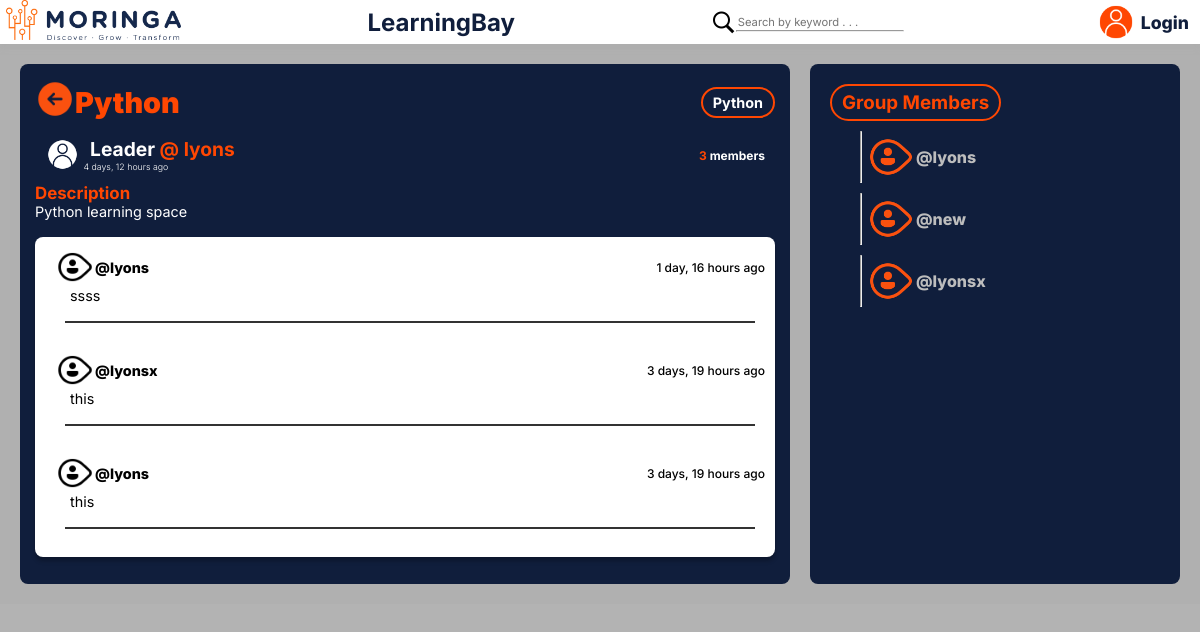
Screenshot of /group/2/ with the database file from the repository.
### learning/models.py (models this page shows, shortened)
class Group(models.Model):
    leader = models.ForeignKey(User, on_delete=models.SET_NULL, null=True)
    name = models.CharField(max_length=200)
    language = models.ForeignKey(Language, on_delete=models.SET_NULL, null=True)
    description = models.TextField(null=True, blank=True) #blank is for submission, null is for the database
    members = models.ManyToManyField(User, related_name='members', blank=True)
    created = models.DateTimeField(auto_now_add=True) #once
    updated = models.DateTimeField(auto_now=True) #every time
    class Meta:
        ordering = ['-updated', '-created']

class Language(models.Model):
    name = models.CharField(max_length=20)
    def __str__(self):
        return self.name

class Message(models.Model):
    user = models.ForeignKey(User, on_delete=models.CASCADE)
    group = models.ForeignKey(Group, on_delete=models.CASCADE)
    body = models.TextField()
    created = models.DateTimeField(auto_now_add=True) #once
    updated = models.DateTimeField(auto_now=True) #every time
    class Meta:
        ordering = ['-updated', '-created']

### learning/views.py (the view, shortened to what this page needs)
# urls.py: path('group/<str:pk>/', views.group, name="group"),
def group(request, pk):
    group = Group.objects.get(id = pk)
    group_messages = group.message_set.all().order_by('-created') #many to one
    members = group.members.all() # many to many
    context = {'group' : group, 'group_messages':group_messages, 'members': members,}
    return render(request, 'learning/group.html', context)

### learning/templates/learning/group.html (shortened to what this page needs)
{% extends 'base.html' %}
{% load static %}
{% block content %}
<div class="group">
    <div class="group__full">
        <div class="group__header">
            <h1 class="group__title"><a href="{% url 'home' %}"><img src="{% static 'img/back.png' %}" alt="back">
                </a>{{group.name}}</h1>
            <p class="group__lang">{{group.language}}</p>
        </div>
        <div class="group__leader">
            <p class="activity__icon">
                <img src="{% static 'img/userx.png' %}" alt=". . ." />
                <span class="act__del">
                    <span class="activity__time">
                        <a href="{% url 'profile' group.leader.id %}">&nbsp; Leader <span class="leader__name">@
                                {{group.leader}}</span></a>
                        &nbsp;{{ group.created | timesince }} ago
                    </span>
                </span>
            </p>
            <p><small class="feed__members">
                    <span class="feed__numbers">{{ group.members.all.count }}</span> members
                </small>
            </p>
        </div>
        <div class="group__descr">
            <h3>Description</h3>
            <p>{{group.description}}</p>
            <p>&nbsp;</p>
        </div>
        <div class="group__converse">
            <div class="g__c">
                {% for message in group_messages %}
                <div class="converse__box">
                    <div class="conversation__profile">
                        <a href="{% url 'profile' message.user.id %}">
                            <p><img src="{% static 'img/icon.png' %}" alt=""> @{{message.user.username}}</p>
                        </a>
                        <small> {{message.created | timesince}} ago
                        </small>
                    </div>
                    <p class="conversation__body">{{message.body}}
                        <hr class="hr">
                        <br>
                    </p>
                </div>
                {% endfor %}
            </div>
        </div>
    </div>
    <div class="group__member">
        <div class="group__innersec">
            <h3 class="groupMember__lang">Group Members</h3>
            <div class="group__members">
                {% for member in members %}
                <div class="vr">
                    <a href="{% url 'profile' member.id %}">
                        <p class="groupMembers__group"><img src="{% static 'img/iconorange.png' %}" alt="">
                            @{{member.username}}</p>
                    </a>
                </div>
                {% endfor %}
            </div>
        </div>
    </div>
</div>
{% endblock content %}

### templates/base.html (shortened to what this page needs)
<!DOCTYPE html>
{% load static %}
<html lang="en">
<head>
    <link rel="stylesheet" href="{% static 'styles/main.css' %}">
    <link rel="stylesheet" href="https://cdnjs.cloudflare.com/ajax/libs/font-awesome/6.1.1/css/all.min.css" />
</head>
<body>
    {% include 'navbar.html' %}
    {% block content %}
    {% endblock content %}
</body>
</html>

### templates/navbar.html
{% load static %}
<nav>
    <div class="nav__logo">
        <a href="{% url 'home' %}"><img src="{% static 'img/logo.png' %}" alt="Moringa" /></a>
    </div>
    <div class="nav__title">
        <a href="{% url 'home' %}">
            <h2><strong>LearningBay</strong></h2>
        </a>
    </div>
    <div class="nav__search">
        <img src="{% static 'img/search.png' %}" alt="Search" />
        <form action="{% url 'home' %}" method="get">
            <input type="text" name="q" placeholder="Search by keyword . . ." />
            <hr>
        </form>
    </div>
    <div class="nav__login">
        {% if request.user.is_authenticated %}
        <div class="logged__name">
            <img src="{% static 'img/user.png' %}" alt="User" />
            <a href="{% url 'profile' request.user.id %}"><p>{{request.user}}</p></a>
            <p>&nbsp;</p>
        </div>
        <div class="logged__in ">
            <a href="{% url 'logout' %}">LogOut</a>
        </div>
        {% else %}
        <img src="{% static 'img/user.png' %}" alt="User" />
        <a href="{% url 'login-page' %}">Login</a>
        {% endif %}
    </div>
</nav>

### rows the page displays
Group: name "Python", language "Python", leader "lyons", created "4 days, 12 hours", members.all.count "3", description "Python learning space"
Message: user.username "lyons", created "1 day, 16 hours", body "ssss"
Message: user.username "lyonsx", created "3 days, 19 hours", body "this"
Message: user.username "lyons", created "3 days, 19 hours", body "this"

### other values shown
{{ member.username }} "lyons"
{{ member.username }} "new"
{{ member.username }} "lyonsx"
